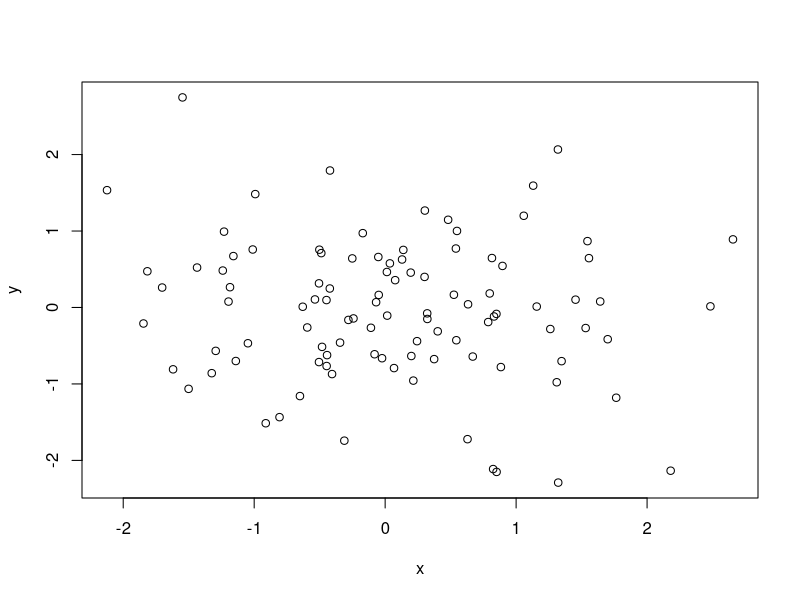
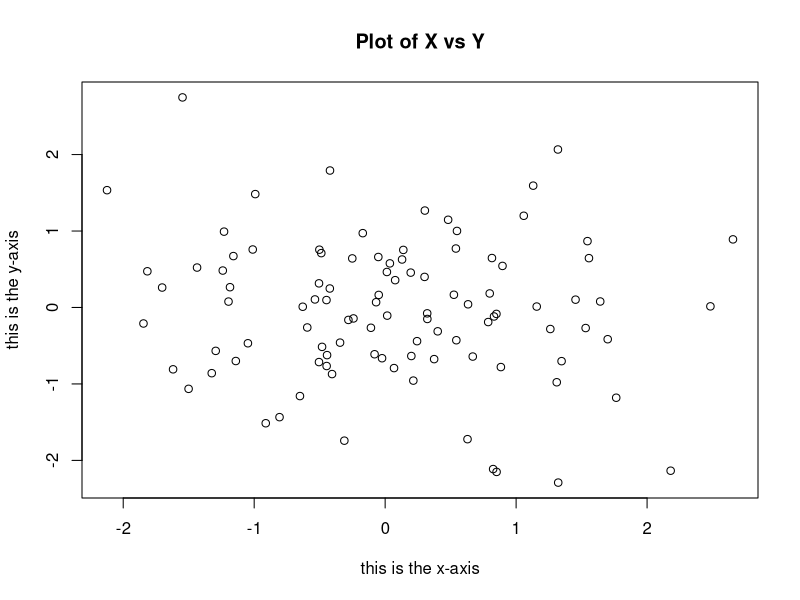

These charts were generated, in order, by the following R code:
#Creating a vector
x <- c(1,2,3,4,5)
x

#Adding vectors that are the same length
y <- c(1,6,5,9,3)
length(x)
length(y)
x+y

#ls() function
#allows us to look at a list of all of the objects, 
#such as data and functions, that we have saved so far
ls()

#rm() function can be used to delete any that we don’t want.
rm(x,y)
ls()

#Creating a matrix (populating by order of columns)
x<- matrix (data = c(1,2,3,4), nrow = 2, ncol = 2)
x

#Creating a matrix (populating by order of rows)
x<- matrix (c(1,2,3,4), 2, 2, byrow = TRUE)
x

#Exponential
x^2
x

#Sqrt(x)
sqrt(x)
x

#Generating random variables
x <- rnorm(50)
x

#Generating random variables with specific mean and sd
y <- x + rnorm (50, mean = 50, sd = 0.1)
y

#Set.seed command
#reproducing random numbers; any arbitrary integer can be 
#used as an arguement to set.seed()
set.seed(12345)
rnorm(5)

#To compute mean and variance of a vector we use functions mean() and var()
#For computer the standard deviation, we can apply sqrt() to the output of
# var() or simply use sd()
y<- rnorm(100)
mean(y)
var(y)
sd(y)

#Plotting a scatterplot
x<- rnorm(100)
y<- rnorm(100)
plot(x,y)
plot(x,y, xlab = "this is the x-axis",
     ylab = "this is the y-axis",
     main = "Plot of X vs Y")


#Indexing data
#The colon : means a vector 1-16; shorter way of writing c(1,2,3,4...)
#The next 4 is the number of rows, and the following 4 is the number of columns
#Didn't use byrow, so the below populates by columns
A <- matrix (1:16,4,4)
A

#Extracting a matrix
A[2,3]

#Selecting multiple rows and columns
# A: This is a matrix or data frame from which you're selecting certain elements.
# c(1, 3): This is a vector that specifies which rows of matrix A you want 
# to select. In this case, you’re selecting the 1st and 3rd rows.
# c(2, 4): This is a vector that specifies which columns of matrix A you want 
# to select. In this case, you’re selecting the 2nd and 4th columns.
A[c(1,3), c(2,4)]

#Selecting certain rows
A[1:3, 2:4]

#Create a 4 dimensional vector called "z"
z <- c(1,2,3,4)

#Access a specific entry
z[2]

